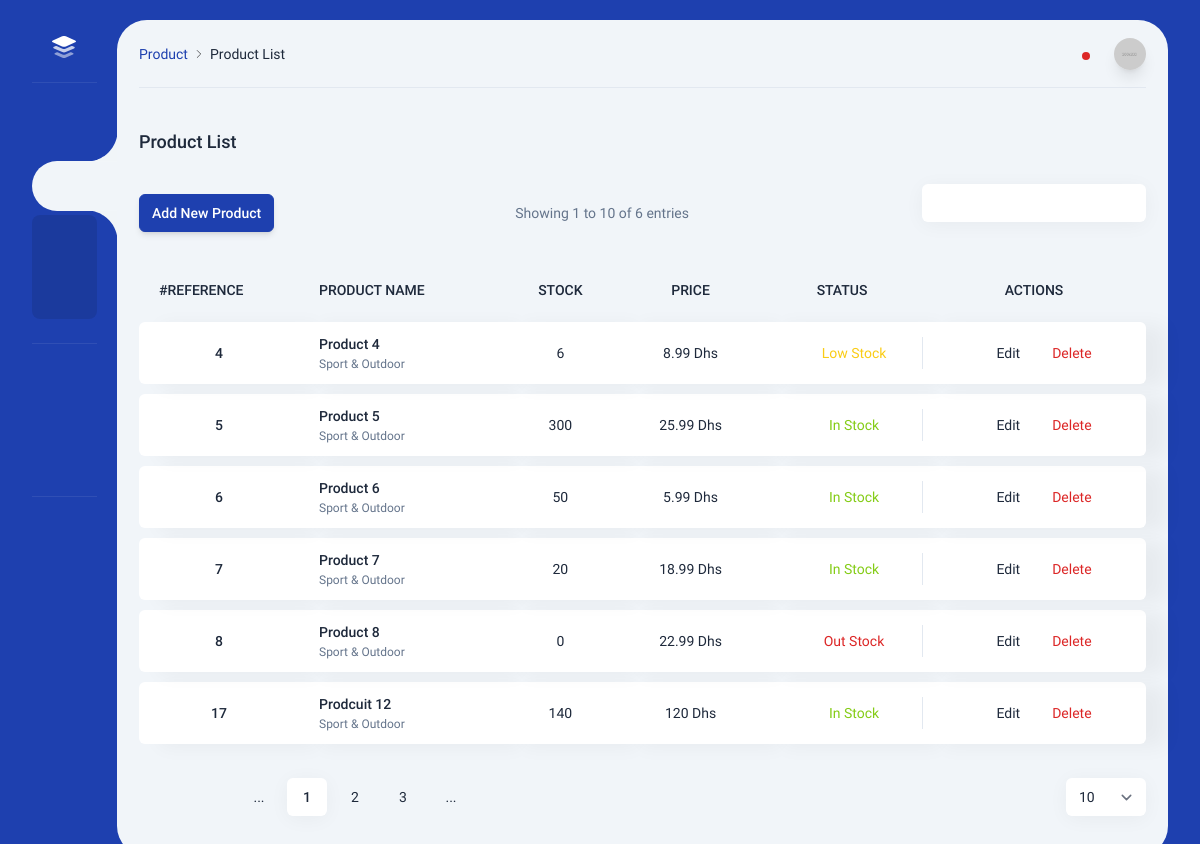
The app's page /product/product_list.php (signed in) with its own data.
### tables this page shows
CREATE TABLE `product` (
  `id` int(11) NOT NULL,
  `libelle` text NOT NULL,
  `Qte` text NOT NULL,
  `Prix` text NOT NULL
);

### product/product_list.php (the view, shortened to what this page needs)
<?php
include("../securite/cnx.php");
?>
<!DOCTYPE html>
<html lang="en" class="light">
    <head>
        <link rel="stylesheet" href="../dist/css/app.css" />
    </head>
    <body class="py-5">
        <div class="flex mt-[4.7rem] md:mt-0">
            <?php
                $page_menu="product_list";
                include("../menu_desktop.php");
            ?>
            <div class="content">
                <div class="top-bar">
                    <nav aria-label="breadcrumb" class="-intro-x mr-auto hidden sm:flex">
                        <ol class="breadcrumb">
                            <li class="breadcrumb-item"><a href="./product_list.php">Product</a></li>
                            <li class="breadcrumb-item active" aria-current="page">Product List</li>
                        </ol>
                    </nav>
                    <?php
                        include("../menu_account.php");
                    ?>
                </div>
                <h2 class="intro-y text-lg font-medium mt-10">
                    Product List
                </h2>
                <?php
                        $req_product = "select  * from product ";
                            $text_rechercher="";
                ?>
                <div class="grid grid-cols-12 gap-6 mt-5">
                    <div class="intro-y col-span-12 flex flex-wrap sm:flex-nowrap items-center mt-2">
                        <?php
                            if (isset($_SESSION['role']) && $_SESSION['role'] == 'admin') {
                                echo '<a href="./add_product.php"><button class="btn btn-primary shadow-md mr-2">Add New Product</button></a>';
                            }
                        ?>
                        <?php
                            $req_count_product=mysqli_query($cnx,"SELECT COUNT(*) AS product_count FROM product WHERE libelle LIKE '%" . $text_rechercher . "%'");
                            $count_result = mysqli_fetch_assoc($req_count_product);
                            $product_count = $count_result['product_count'];
                        ?>
                        <div class="hidden md:block mx-auto text-slate-500">Showing 1 to 10 of <?php echo $product_count ?> entries</div>
                        <div class="w-full sm:w-auto mt-3 sm:mt-0 sm:ml-auto md:ml-0">
                            <form method="get" class="w-56 relative text-slate-500">
                                <input type="text" class="form-control w-56 box pr-10" name="search" placeholder="<?php echo $text_rechercher; ?>">
                            </form>
                        </div>
                    </div>
                    <div class="intro-y col-span-12 overflow-auto lg:overflow-visible">
                        <table class="table table-report -mt-2">
                            <thead>
                                <tr>
                                    <th class="whitespace-nowrap">#REFERENCE</th>
                                    <th class="whitespace-nowrap">PRODUCT NAME</th>
                                    <th class="text-center whitespace-nowrap">STOCK</th>
                                    <th class="text-center whitespace-nowrap">PRICE</th>
                                    <th class="text-center whitespace-nowrap">STATUS</th>
                                    <th class="text-center whitespace-nowrap">ACTIONS</th>
                                </tr>
                            </thead>
                            <tbody>
                                <?php
                                    $res_product=mysqli_query($cnx,$req_product);
                                    while($row_product=mysqli_fetch_array($res_product)){
                                        $data_product['id']=$row_product['id'];
                                        $data_product['libelle']=$row_product['libelle'];
                                ?>
                                <tr class="intro-x">
                                    <td class="w-40">
                                        <div class="flex">
                                            <div class="text-center mx-auto font-medium">
                                                <?php echo $row_product['id']; ?>
                                            </div>
                                        </div>
                                    </td>
                                    <td>
                                        <a href="" class="font-medium whitespace-nowrap"><?php echo ucfirst($row_product['libelle']) ?></a>
                                        <div class="text-slate-500 text-xs whitespace-nowrap mt-0.5">Sport &amp; Outdoor</div>
                                    </td>
                                    <td class="text-center"><?php echo $row_product['Qte'] ?></td>
                                    <td class="text-center"><?php echo $row_product['Prix'] ?> Dhs</td>
                                    <td class="w-40">
                                        <?php
                                            if ($row_product['Qte'] <= 0) {
                                                echo '<div class="flex items-center justify-center text-danger"> <i data-lucide="check-square" class="w-4 h-4 mr-2"></i> Out Stock </div>';
                                            } else if ($row_product['Qte'] >= 10) {
                                                echo '<div class="flex items-center justify-center text-success"> <i data-lucide="check-square" class="w-4 h-4 mr-2"></i> In Stock </div>';
                                            }else{
                                                echo '<div class="flex items-center justify-center text-warning"> <i data-lucide="check-square" class="w-4 h-4 mr-2"></i> Low Stock </div>';
                                            }
                                        ?>
                                    </td>
                                    <?php if(isset($_SESSION['role']) && $_SESSION['role'] == 'admin') { ?>
                                        <td class="table-report__action w-56">
                                            <div class="flex justify-center items-center">
                                                <a class="flex items-center mr-3" href="./modifier_product.php?modifier_product=<?php echo $row_product['id'] ?>"> <i data-lucide="check-square" class="w-4 h-4 mr-1"></i> Edit </a>
                                                <a class="flex items-center text-danger" href="javascript:;" data-tw-toggle="modal" data-tw-target="#delete-confirmation-modal_<?php echo $data_product['id'] ?>"> <i data-lucide="trash-2" class="w-4 h-4 mr-1"></i> Delete  </a>
                                            </div> </td>
                                        <?php } ?>
                                </tr>
                                <?php } ?>
                            </tbody>
                        </table>
                    </div>
                    <div class="intro-y col-span-12 flex flex-wrap sm:flex-row sm:flex-nowrap items-center">
                        <nav class="w-full sm:w-auto sm:mr-auto">
                            <ul class="pagination">
                                <li class="page-item">
                                    <a class="page-link" href="#"> <i class="w-4 h-4" data-lucide="chevrons-left"></i> </a>
                                </li>
                                <li class="page-item">
                                    <a class="page-link" href="#"> <i class="w-4 h-4" data-lucide="chevron-left"></i> </a>
                                </li>
                                <li class="page-item"> <a class="page-link" href="#">...</a> </li>
                                <li class="page-item active"> <a class="page-link" href="#">1</a> </li>
                                <li class="page-item "> <a class="page-link" href="#">2</a> </li>
                                <li class="page-item"> <a class="page-link" href="#">3</a> </li>
                                <li class="page-item"> <a class="page-link" href="#">...</a> </li>
                                <li class="page-item">
                                    <a class="page-link" href="#"> <i class="w-4 h-4" data-lucide="chevron-right"></i> </a>
                                </li>
                                <li class="page-item">
                                    <a class="page-link" href="#"> <i class="w-4 h-4" data-lucide="chevrons-right"></i> </a>
                                </li>
                            </ul>
                        </nav>
                        <select class="w-20 form-select box mt-3 sm:mt-0">
                            <option>10</option>
                        </select>
                    </div>
                </div>
            </div>
        </div>
    </body>
</html>

### menu_desktop.php (shortened to what this page needs)
<nav class="side-nav">
                <a href="../dashboard/index.php" class="intro-x flex items-center pl-5 pt-4">
                    <img alt="Midone - HTML Admin Template" class="w-6" src="../dist/images/logo.svg">
                </a>
                <div class="side-nav__devider my-6"></div>
                <ul>
                    <li>
                        <a href="../dashboard/index.php" class="side-menu<?php if($page_menu == 'dashbord') {?> side-menu--active <?php } ?>">
                        </a>
                    </li>
                    <li>
                        <a href="javascript:;" class="side-menu <?php if($page_menu == 'product_list' || $page_menu == 'add_product'  || $page_menu =='modifier_product') {?> side-menu--active <?php } ?>">
                        </a>
                        <ul class="<?php if($page_menu == 'product_list' || $page_menu == 'add_product' || $page_menu =='modifier_product') {?> side-menu--open side-menu__sub-open <?php } ?>">
                            <li>
                                <a href="../product/product_list.php" class="side-menu<?php if($page_menu == 'product_list') {?> side-menu--active <?php } ?>">
                                </a>
                            </li>
                            <li>
                                <a href="../product/add_product.php" class="side-menu<?php if($page_menu == 'add_product' || $page_menu == 'modifier_product' ) {?> side-menu--active <?php } ?>">
                                </a>
                            </li>
                        </ul>
                    <li class="side-nav__devider my-6"></li>
                    <?php if(isset($_SESSION['role']) && $_SESSION['role'] == 'admin'){  ?>
                        <li>
                            <a href="../users/users.php" class="side-menu<?php if($page_menu == 'users') {?> side-menu--active <?php } ?>">
                            </a>
                        </li>
                    <?php } ?>
                    <li>
                        <a href="javascript:;" class="side-menu <?php if($page_menu == 'mon_profile' || $page_menu == 'change_password' || $page_menu == 'update_profile') {?> side-menu--active <?php } ?>">
                        </a>
                    </li>
                    <li class="side-nav__devider my-6"></li>
                        <a href="../securite/logout.php" class="side-menu">
                        </a>
                </ul>
</nav>

### menu_account.php (shortened to what this page needs)
<div class="intro-x dropdown w-8 h-8">
                        <div class="dropdown-toggle w-8 h-8 rounded-full overflow-hidden shadow-lg image-fit zoom-in" role="button" aria-expanded="false" data-tw-toggle="dropdown">
                            <img alt="Midone - HTML Admin Template" src="../dist/images/profile-11.jpg">
                        </div>
                    </div>

### records on screen
product: id "4", libelle "Product 4", Qte "6", Prix "8.99", shows "Low Stock"
product: id "5", libelle "Product 5", Qte "300", Prix "25.99", shows "In Stock"
product: id "6", libelle "Product 6", Qte "50", Prix "5.99", shows "In Stock"
product: id "7", libelle "Product 7", Qte "20", Prix "18.99", shows "In Stock"
product: id "8", libelle "Product 8", Qte "0", Prix "22.99", shows "Out Stock"
product: id "17", libelle "Prodcuit 12", Qte "140", Prix "120", shows "In Stock"

### other values on screen
$product_count "6"
